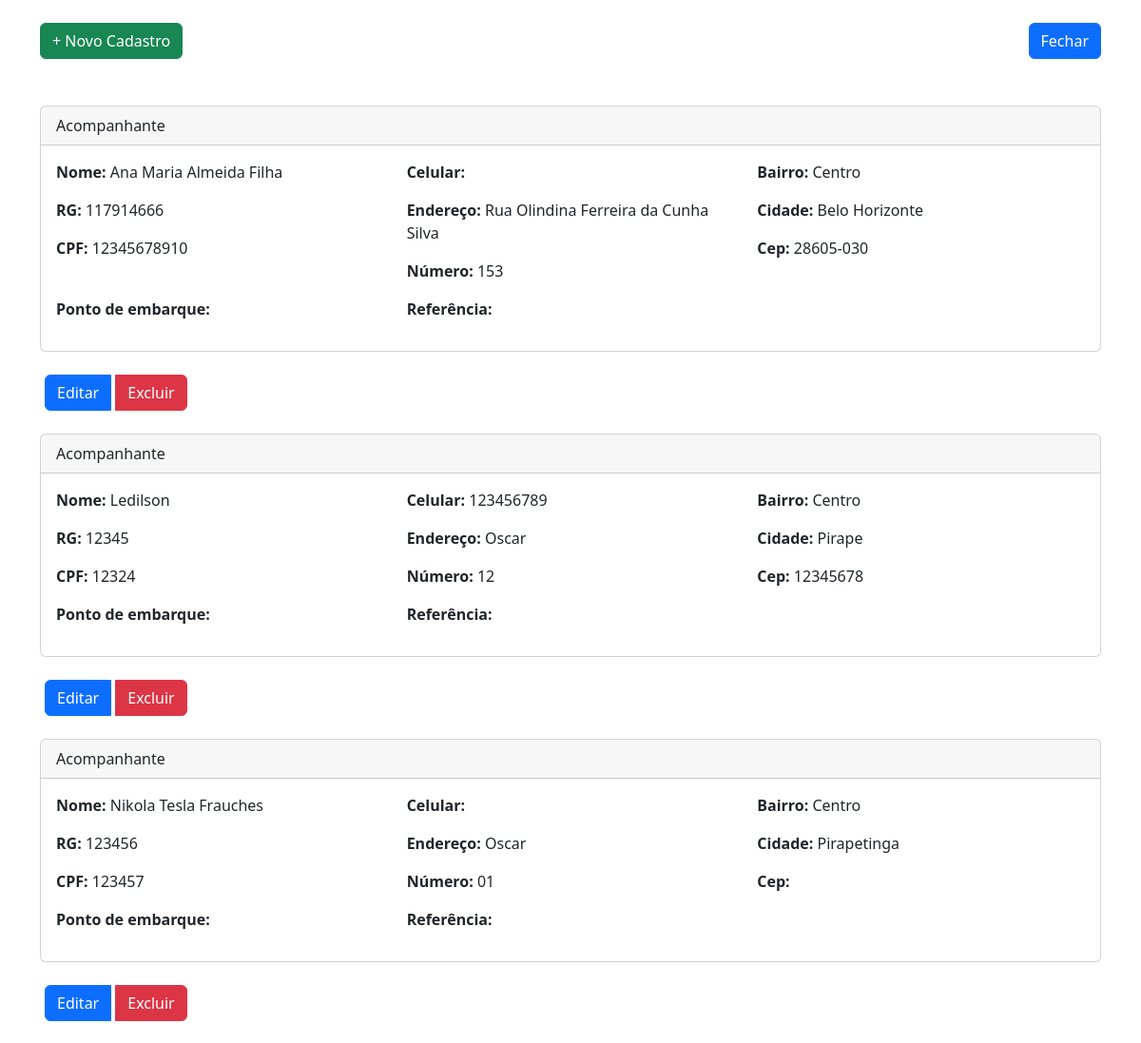
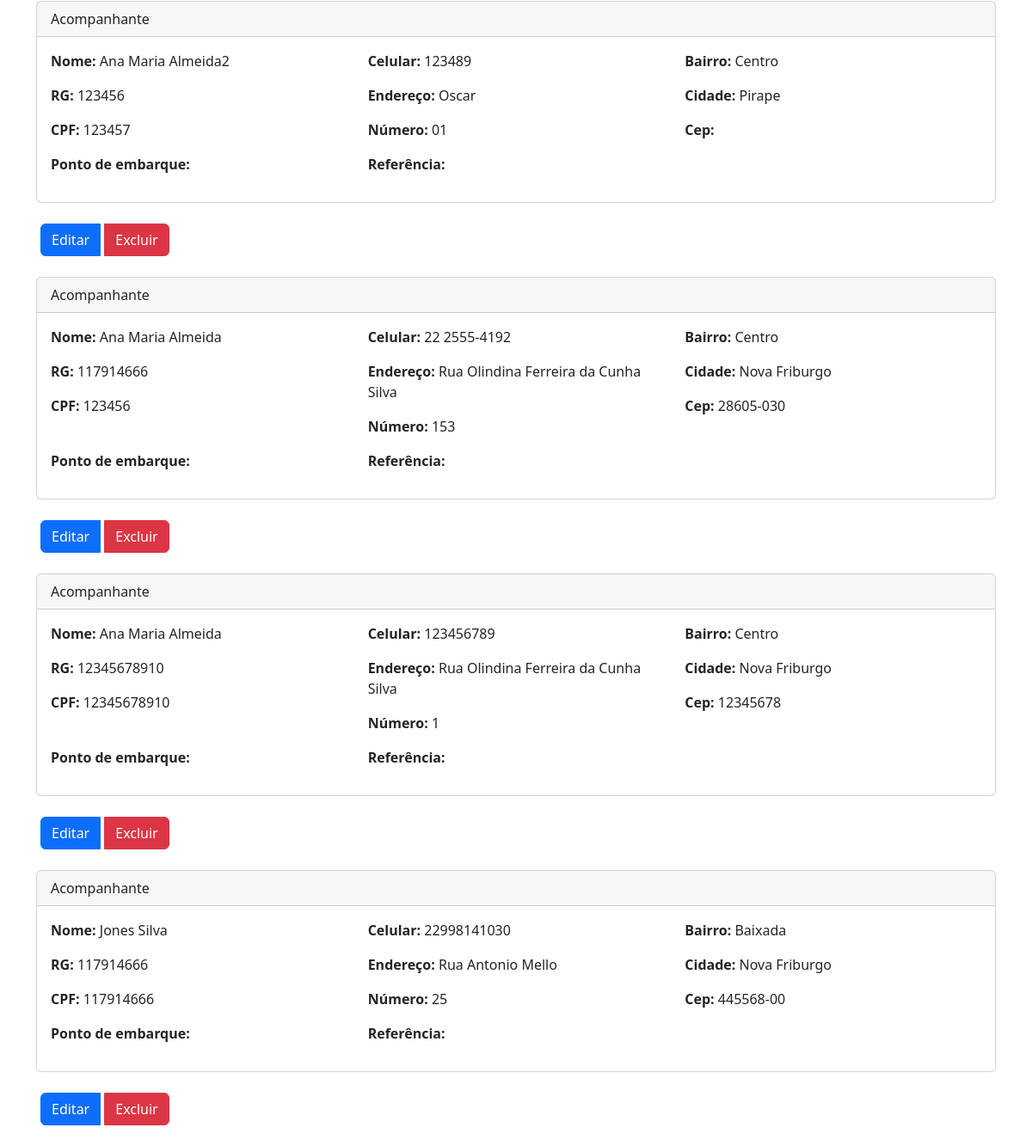
/App/views/user/AcompanhanteView/indexAcompanhante.php, run on the app's committed database (2 pictures, top to bottom).
### tables this page shows
CREATE TABLE IF NOT EXISTS `acompanhantes` (
  `id` int NOT NULL AUTO_INCREMENT,
  `nome` varchar(200) NOT NULL,
  `rg` varchar(20) NOT NULL,
  `cpf` varchar(20) NOT NULL,
  `endereco` varchar(200) NOT NULL,
  `numero` varchar(5) NOT NULL,
  `bairro` varchar(60) NOT NULL,
  `cidade` varchar(60) NOT NULL,
  `cep` varchar(10) NOT NULL,
  `celular` varchar(15) NOT NULL,
  `created` datetime NOT NULL,
  `modified` datetime DEFAULT NULL,
  PRIMARY KEY (`id`)
);

### App/config/conexao.php (called while the page is built, shortened)
<?php
class Banco
{
    protected $mysqli;
    private function conexao($servidor, $usuario, $senha, $banco)
    {
        try {
            $this->mysqli = new mysqli($servidor, $usuario, $senha, $banco);
        } catch (Exception $e) {
            die($e->getMessage());
        }
    }
    public function getConexao()
    {
        return $this->mysqli;
    }
}
?>

### App/controllers/Acompanhate/AcompanhanteListarController.php (called while the page is built)
<?php
require_once (__DIR__ ."/../../models/AcompanhanteModel.php");
class AcompanhanteListarController
{
    private $listarAcompanantes;
    public function __construct()
    {
        $this->listarAcompanantes = new Acompanhante();
        $this -> listarTodosAcompanhante();
    }
    public function listarTodosAcompanhante()
    {
        return $this->listarAcompanantes->listarAcompanhante();
    }
}
?>

### App/models/AcompanhanteModel.php (called while the page is built, shortened)
<?php
require_once (__DIR__ ."/../dao/AcompanhanteDAO.php");
class Acompanhante extends Banco
{
    private $acompanhanteDAO;
    public function __construct()
    {
        $this->acompanhanteDAO = new AcompanhanteDAO();
    }
    public function listarAcompanhante()
    {
        return $this->acompanhanteDAO->getAcompanhante();
    }
}

### App/dao/AcompanhanteDAO.php (called while the page is built, shortened)
<?php
require_once(__DIR__ . "/../config/conexao.php");
class AcompanhanteDAO
{
    protected $conexao;
    public function __construct()
    {
        $this->conexao = new Banco();
    }
    public function getAcompanhante()
    {
        try {
            $stmt = $this->conexao->getConexao()->prepare("SELECT * FROM acompanhantes ORDER BY id DESC");
            $stmt->execute();
            $result = $stmt->get_result();
            $acompanhantes = [];
            while ($row = $result->fetch_array(MYSQLI_ASSOC)) {
                $acompanhantes[] = $row;
            }
            return $acompanhantes;
        } catch (Exception $e) {
            echo "Erro ao listar acompanhantes: " . $e->getMessage();
            return [];
        }
    }
}
?>

### App/views/user/AcompanhanteView/indexAcompanhante.php (the view, shortened to what this page needs)
<?php
require_once("../../../controllers/Acompanhate/AcompanhanteListarController.php");
$controller = new AcompanhanteListarController();
$rows = $controller->listarTodosAcompanhante();
?>
<!DOCTYPE html>
<html lang="en">
<head>
    <link href="https://cdn.jsdelivr.net/npm/bootstrap@5.2.1/dist/css/bootstrap.min.css" rel="stylesheet"
>
</head>
<body>
<div class="container">
    <header class="d-flex justify-content-between my-4">
        <p class="text-right"><a href="criarAcompanhante.php" class="btn btn-success">+ Novo Cadastro</a></p>
        <a href="../../home.php" class="btn btn-primary" style="margin-bottom: 25px;">Fechar</a>
    </header>
    <?php foreach ($rows as $row): ?>
        <div class="card">
            <div class="card-header">Acompanhante</div>
            <div class="card-body">
                <div class="row">
                    <div class="col-md-4">
                        <p><strong>Nome:</strong> <?php echo $row['nome']; ?></p>
                        <p><strong>RG:</strong> <?php echo $row['rg']; ?></p>
                        <p><strong>CPF:</strong> <?php echo $row['cpf']; ?></p>
                    </div>
                    <div class="col-md-4">
                        <p><strong>Celular:</strong> <?php echo $row['celular']; ?></p>
                        <p><strong>Endereço:</strong> <?php echo $row['endereco']; ?></p>
                        <p><strong>Número:</strong> <?php echo $row['numero']; ?></p>
                    </div>
                    <div class="col-md-4">
                        <p><strong>Bairro:</strong> <?php echo $row['bairro']; ?></p>
                        <p><strong>Cidade:</strong> <?php echo $row['cidade']; ?></p>
                        <p><strong>Cep:</strong> <?php echo $row['cep']; ?></p>
                    </div>
                    <div class="col-md-4">
                        <p><strong>Ponto de embarque:</strong></p>
                    </div>
                    <div class="col-md-4">
                        <p><strong>Referência:</strong></p>
                    </div>
                </div>
            </div>
        </div>
        <br>
        <div class="col-md-3">
            <div class="col-md-3 text-right">
                <div class="btn-group">
                    <a href="editarAcompanhante.php?id=<?php echo $row['id']; ?>" class="btn btn-primary"
                       style="margin-left: 5px; margin-right: 5px;">Editar</a>
                    <a class="btn btn-danger"
                       href="../../../controllers/Acompanhate/AcompanhanteDeletarController.php?id=<?php echo $row['id']; ?>">Excluir</a>
                </div>
            </div>
        </div>
        <br>
    <?php endforeach; ?>
</div>
</body>
</html>

### data on the page
acompanhantes: nome "Ana Maria Almeida Filha", rg "117914666", cpf "12345678910", endereco "Rua Olindina Ferreira da Cunha Silva", numero "153", bairro "Centro", cidade "Belo Horizonte", cep "28605-030"
acompanhantes: nome "Ledilson", rg "12345", cpf "12324", celular "123456789", endereco "Oscar", numero "12", bairro "Centro", cidade "Pirape", cep "12345678"
acompanhantes: nome "Nikola Tesla Frauches", rg "123456", cpf "123457", endereco "Oscar", numero "01", bairro "Centro", cidade "Pirapetinga"
acompanhantes: nome "Ana Maria Almeida2", rg "123456", cpf "123457", celular "123489", endereco "Oscar", numero "01", bairro "Centro", cidade "Pirape"
acompanhantes: nome "Ana Maria Almeida", rg "117914666", cpf "123456", celular "22 2555-4192", endereco "Rua Olindina Ferreira da Cunha Silva", numero "153", bairro "Centro", cidade "Nova Friburgo", cep "28605-030"
acompanhantes: nome "Ana Maria Almeida", rg "12345678910", cpf "12345678910", celular "123456789", endereco "Rua Olindina Ferreira da Cunha Silva", numero "1", bairro "Centro", cidade "Nova Friburgo", cep "12345678"
acompanhantes: nome "Jones Silva", rg "117914666", cpf "117914666", celular "22998141030", endereco "Rua Antonio Mello", numero "25", bairro "Baixada", cidade "Nova Friburgo", cep "445568-00"
